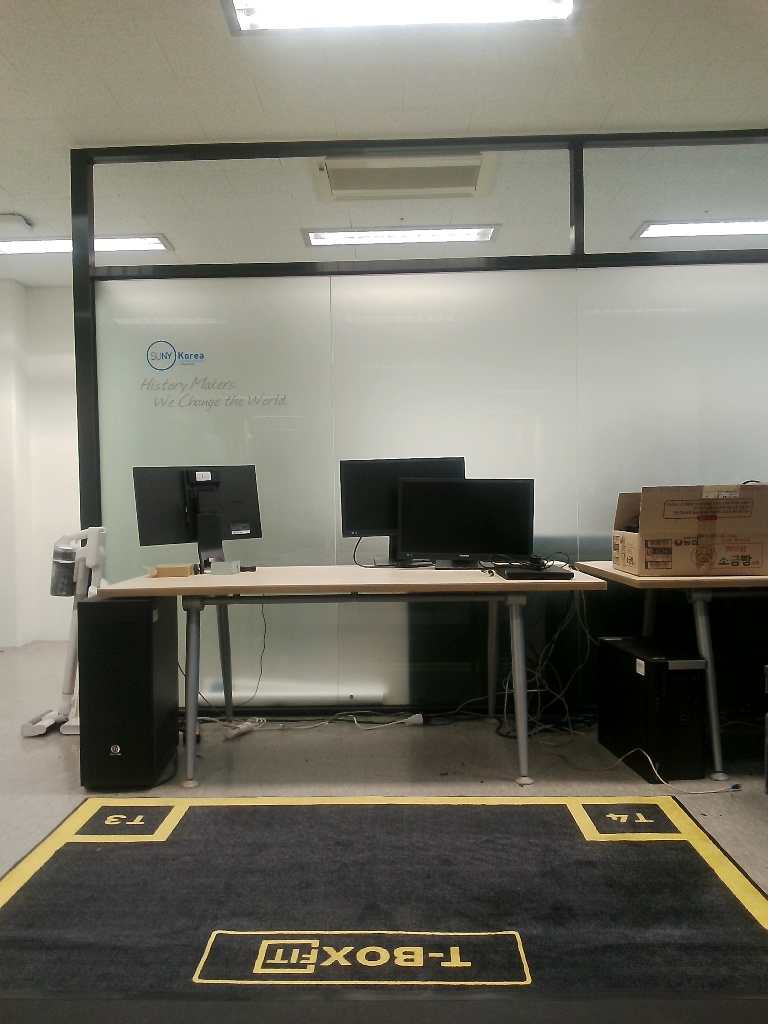
#> input picture HightMeasurement/cameraCali/rotated_frames/frame_0000.jpg, 768 x 1024 px, found by its file name
$ python markerIDdetect.py
#> lines starting #> are read from the running program, lines starting #| are printed output that depends on the picture
import cv2
import numpy as np

# === Load camera parameters ===
intrin = np.load("/home/sojeong/Documents/GitHub/PoseEstimation/HightMeasurement/cameraCali/intrinsic_calibration_result.npz")
#> (reads HightMeasurement/cameraCali/intrinsic_calibration_result.npz from the repository)
K = intrin["K"]
dist = intrin["dist"]

# === Load image ===
img = cv2.imread("/home/sojeong/Documents/GitHub/PoseEstimation/HightMeasurement/cameraCali/rotated_frames/frame_0000.jpg")
#> img is the input picture: shape (1024, 768, 3); mean B, G, R 104.7, 115.7, 117.7
gray = cv2.cvtColor(img, cv2.COLOR_BGR2GRAY)
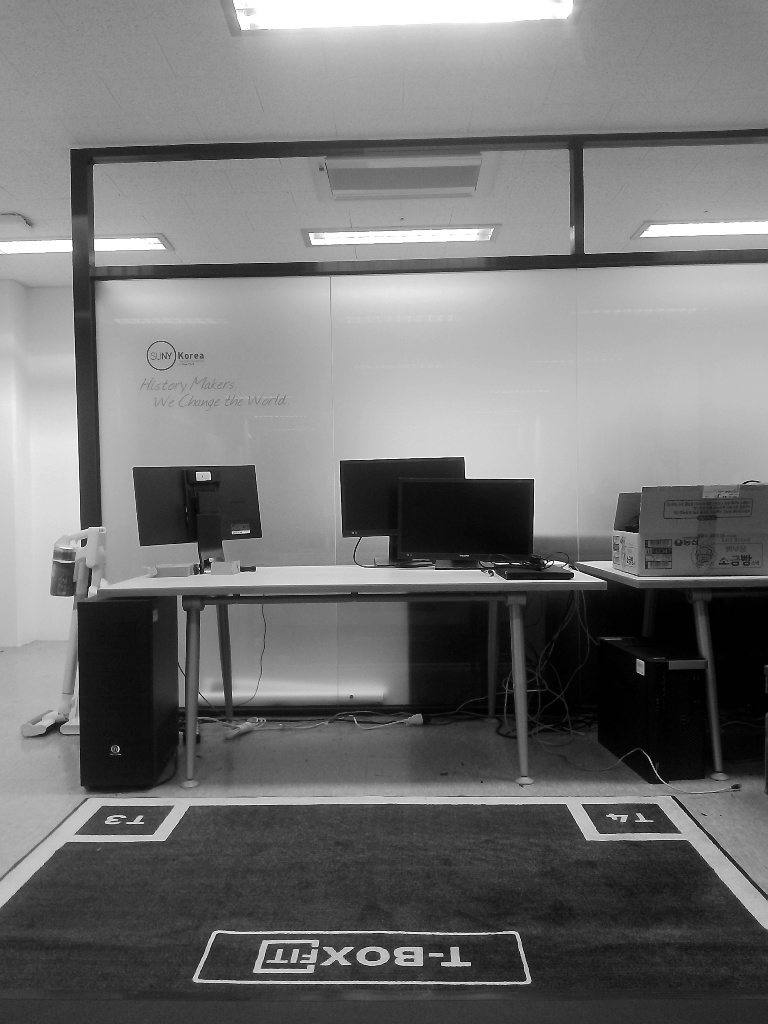
#> gray: shape (1024, 768); min 0, max 255, mean 115.1

# === Detect markers ===
aruco_dict = cv2.aruco.getPredefinedDictionary(cv2.aruco.DICT_5X5_100)
params = cv2.aruco.DetectorParameters()
corners, ids, _ = cv2.aruco.detectMarkers(gray, aruco_dict, parameters=params)
#> corners = (); ids = None

# === Marker size (meters) ===
marker_length = 0.245

# === Pose estimation and drawing ===
if ids is not None:
    rvecs, tvecs, _ = cv2.aruco.estimatePoseSingleMarkers(corners, marker_length, K, dist)

    for i, id_val in enumerate(ids.flatten()):
        center = corners[i][0].mean(axis=0).astype(int)
        cv2.putText(img, f"ID:{id_val}", tuple(center), cv2.FONT_HERSHEY_SIMPLEX, 1, (0, 255, 0), 2)
        cv2.circle(img, tuple(center), 5, (255, 0, 0), -1)

        # Draw coordinate axes (red=X, green=Y, blue=Z)
        cv2.drawFrameAxes(img, K, dist, rvecs[i], tvecs[i], 0.1)  # 0.1m length

    cv2.imshow("Detected IDs with Axes", img)
    cv2.waitKey(0)
    cv2.destroyAllWindows()
else:
    print("No markers detected.")
